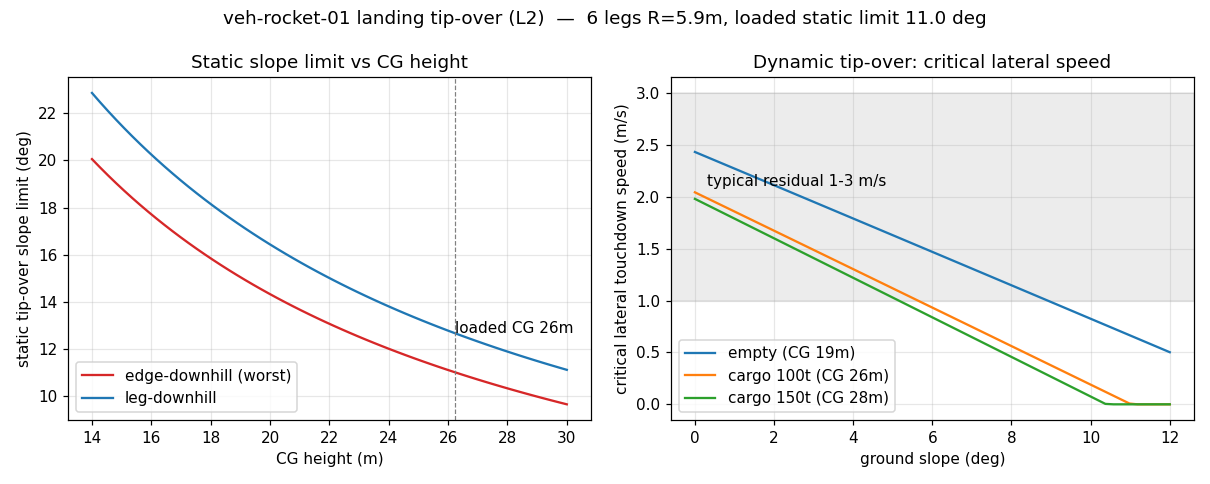

Here is the Python script that generated this plot:
#!/usr/bin/env python3
# -*- coding: utf-8 -*-
"""
L2 落地倾覆判据 —— veh-rocket-01 星舰 6 腿着陆稳定性
====================================================
刚体绕下坡支撑边(pivot)翻转的静/动稳定分析:
  静态:坡面上 CG 竖直投影落在支撑多边形内 → 不翻;临界坡角 θ_max=atan(d/h_cg)。
  动态:触地残余侧向速度经 pivot 转成转动动能,≥ 翻越能垒则倾覆 → 临界侧速 v_crit。
几何取自模型:6 脚垫半径 R_leg=5.9 m(veh-rocket-01.js 实测),
最不利为"平边朝下坡"翻越,支撑臂 d_edge=R_leg·cos30°。
目的:给出着陆场坡度上限 + GNC 侧向速度上限(落地状态设计约束)。
不含:腿的缓冲行程/弹塑性、地面承载失效、脚垫打滑。
"""
import numpy as np

G = 3.71
R_LEG = 5.9                       # m 脚垫半径(模型实测)
D_EDGE = R_LEG*np.cos(np.pi/6)    # 平边朝下坡:支撑臂(最不利)
D_VERT = R_LEG                    # 单腿朝下坡:支撑臂(较稳)

# CG 高度质量分解(估算,量级用):干重 120t + 出舱货 100t
#   构件            质量t  质心高m
PARTS = [
    ("发动机/推力结构", 27, 3.5),
    ("箱体结构(空)",   45, 16.0),
    ("鼻锥/头罐结构",   18, 42.0),
    ("前后翼",         10, 30.0),
    ("其他系统",       20, 20.0),
]
M_DRY = sum(p[1] for p in PARTS)          # =120 t
CG_DRY = sum(p[1]*p[2] for p in PARTS)/M_DRY

def cg_height(cargo_t=100.0, cargo_h=35.0):
    m = M_DRY + cargo_t
    return (M_DRY*CG_DRY + cargo_t*cargo_h)/m, m

def static_limit(h_cg, d):
    return np.degrees(np.arctan(d/h_cg))

def v_crit(h_cg, m_t, slope_deg, d):
    """触地侧向速度临界值(能量法,绕下坡 pivot 边)。"""
    m = m_t*1000
    L = np.hypot(d, h_cg)                    # CG 到 pivot 距离
    alpha = np.arctan(d/h_cg)                # 到"越过 pivot"需转过的角
    theta = np.radians(slope_deg)
    barrier_ang = alpha - theta              # 坡度抵消一部分能垒
    if barrier_ang <= 0:
        return 0.0                           # 已静态失稳
    dPE = m*G*L*(1 - np.cos(barrier_ang))    # 翻越能垒
    # 转动惯量:I_cg≈m·k^2(k≈有效回转半径,质量沿高分布);pivot 用平行轴
    k = 0.32*h_cg
    I_cg = m*k**2
    I_piv = I_cg + m*L**2
    # 触地水平动量绕 pivot 的角动量 H=m·v·h_cg → 转动动能 = H^2/(2I)
    # 令 KE_rot=dPE 解 v:  (m v h_cg)^2/(2 I_piv)=dPE
    v = np.sqrt(2*I_piv*dPE)/(m*h_cg)
    return v

if __name__ == "__main__":
    print("=== 几何/质量 ===")
    print(f"  脚垫半径 R_leg={R_LEG} m;支撑臂 平边朝下坡 d_edge={D_EDGE:.2f} m(最不利)/ 单腿朝下坡 d_vert={D_VERT:.2f} m")
    print(f"  干重质心 CG_dry={CG_DRY:.1f} m")
    for cargo, hc in [(0,None),(100,35),(150,35)]:
        h,m = cg_height(cargo)
        tag = "空载(返回)" if cargo==0 else f"载货{cargo}t@35m"
        print(f"  {tag:14s}: 质量 {m:.0f}t, CG 高度 {h:.1f} m")

    print("\n=== 静态倾覆:临界坡角 θ_max = atan(d/h_cg) ===")
    print("  CG高(m)  平边朝下坡(°)  单腿朝下坡(°)")
    for h in (16,18,20,22,24,26,28):
        print(f"  {h:6.0f} {static_limit(h,D_EDGE):13.1f} {static_limit(h,D_VERT):13.1f}")
    hL,mL = cg_height(100)
    print(f"  → 载货态 CG {hL:.1f} m:最不利静态坡度极限 {static_limit(hL,D_EDGE):.1f}°"
          f"(建议着陆场坡度 <{static_limit(hL,D_EDGE)*0.6:.0f}° 留 40% 裕度)")

    print("\n=== 动态倾覆:临界触地侧向速度 v_crit(m/s,载货态 CG,平边朝下坡) ===")
    print("  坡度(°)  v_crit(m/s)")
    for s in (0,2,4,6,8,10):
        print(f"  {s:6.0f} {v_crit(hL,mL,s,D_EDGE):10.1f}")
    print(f"  → 平地临界侧速 {v_crit(hL,mL,0,D_EDGE):.1f} m/s;8° 坡上降到 {v_crit(hL,mL,8,D_EDGE):.1f} m/s")
    print(f"    动力下降末端典型残余侧速 1~3 m/s → 平地/缓坡有裕度,陡坡(>8°)需收紧 GNC 横移。")

    # ---- 出图 ----
    try:
        import matplotlib; matplotlib.use("Agg")
        import matplotlib.pyplot as plt
        fig, ax = plt.subplots(1, 2, figsize=(11, 4.4))
        hs = np.linspace(14, 30, 60)
        ax[0].plot(hs, [static_limit(h,D_EDGE) for h in hs], 'C3', label='edge-downhill (worst)')
        ax[0].plot(hs, [static_limit(h,D_VERT) for h in hs], 'C0', label='leg-downhill')
        ax[0].axvline(hL, ls='--', c='gray', lw=.8); ax[0].annotate(f'loaded CG {hL:.0f}m',(hL,static_limit(hL,D_VERT)))
        ax[0].set_xlabel('CG height (m)'); ax[0].set_ylabel('static tip-over slope limit (deg)')
        ax[0].set_title('Static slope limit vs CG height'); ax[0].grid(alpha=.3); ax[0].legend()
        ss = np.linspace(0, 12, 60)
        for cargo in (0,100,150):
            h,m = cg_height(cargo); lab = 'empty' if cargo==0 else f'cargo {cargo}t'
            ax[1].plot(ss, [v_crit(h,m,s,D_EDGE) for s in ss], label=f'{lab} (CG {h:.0f}m)')
        ax[1].axhspan(1,3, color='gray', alpha=.15); ax[1].annotate('typical residual 1-3 m/s',(0.3,2.1))
        ax[1].set_xlabel('ground slope (deg)'); ax[1].set_ylabel('critical lateral touchdown speed (m/s)')
        ax[1].set_title('Dynamic tip-over: critical lateral speed'); ax[1].grid(alpha=.3); ax[1].legend()
        fig.suptitle(f'veh-rocket-01 landing tip-over (L2)  —  6 legs R={R_LEG}m, loaded static limit {static_limit(hL,D_EDGE):.1f} deg')
        fig.tight_layout(); out="scripts/sim_tipover_veh_rocket_01.png"; fig.savefig(out, dpi=110)
        print(f"\n图已存:{out}")
    except Exception as ex:
        print(f"\n[出图跳过] {ex}")
